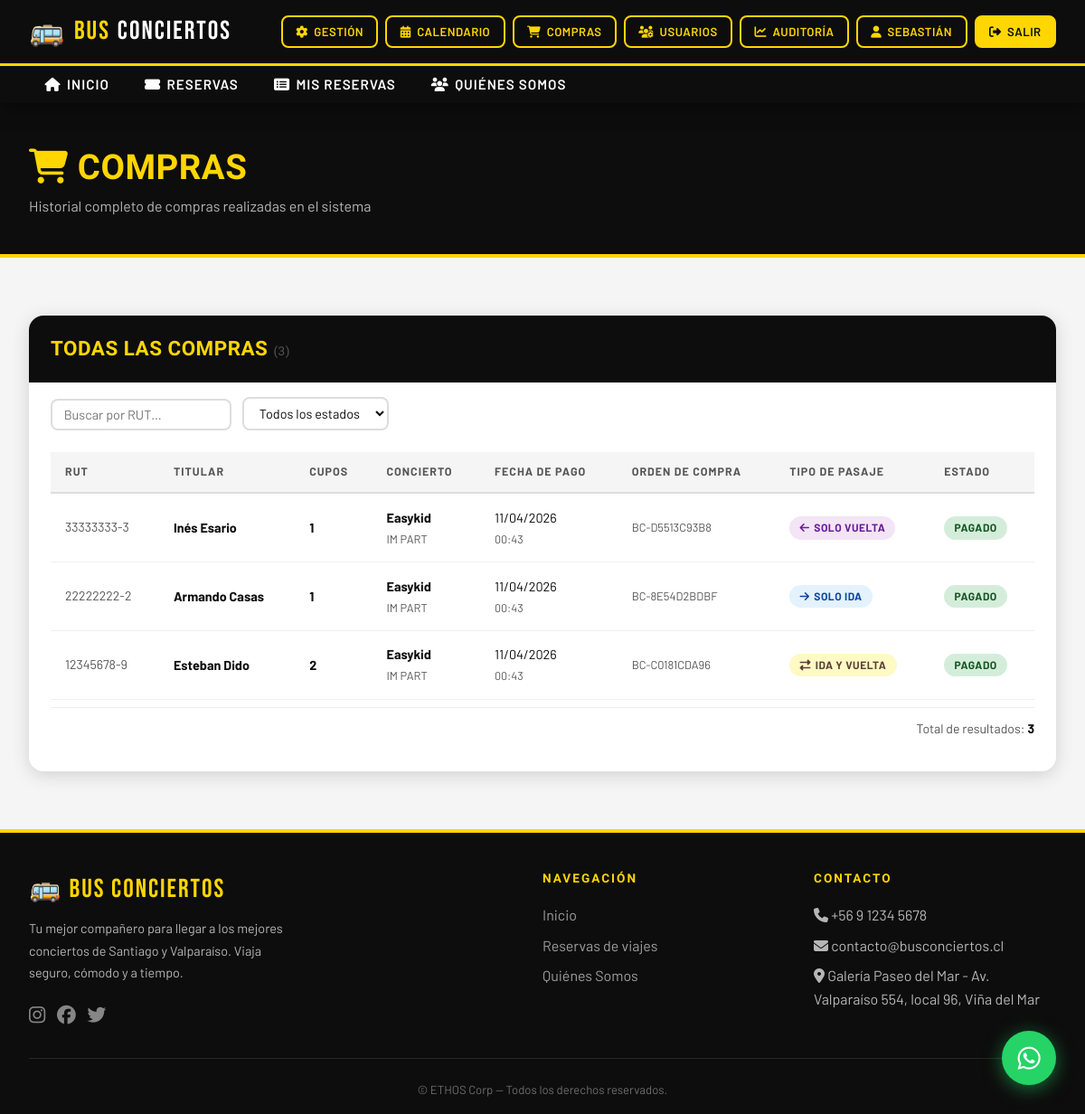
Screenshot of /reservas/compras/ (signed in) with the database file from the repository.
### reservas/models.py (models this page shows, shortened)
class Reserva(models.Model):
    ESTADO_CHOICES = [
        ('pendiente', 'Pendiente de Pago'),
        ('pagado', 'Pagado'),
        ('cancelado', 'Cancelado'),
    ]
    TIPO_PASAJE_CHOICES = [
        ('ida_vuelta', 'Ida y Vuelta'),
        ('solo_ida',   'Solo Ida'),
        ('solo_vuelta','Solo Vuelta'),
    ]
    viaje = models.ForeignKey(Viaje, on_delete=models.CASCADE, verbose_name='Viaje')
    horario = models.ForeignKey(HorarioViaje, on_delete=models.SET_NULL, null=True, blank=True, related_name='reservas', verbose_name='Horario')
    usuario = models.ForeignKey(User, on_delete=models.CASCADE, verbose_name='Pasajero')
    cantidad = models.PositiveIntegerField(default=1, verbose_name='Cantidad de cupos')
    tipo_pasaje = models.CharField(max_length=20, choices=TIPO_PASAJE_CHOICES, default='ida_vuelta', verbose_name='Tipo de pasaje')
    estado = models.CharField(max_length=20, choices=ESTADO_CHOICES, default='pendiente')
    fecha_reserva = models.DateTimeField(auto_now_add=True)
    token_webpay = models.CharField(max_length=255, blank=True, null=True)
    orden_compra = models.CharField(max_length=50, unique=True)
    monto = models.DecimalField(max_digits=10, decimal_places=0)
    grupo_compra = models.CharField(max_length=50, blank=True, null=True, db_index=True)
    rut = models.CharField(max_length=12, blank=True, default='', verbose_name='RUT del titular')
    nombre_titular = models.CharField(max_length=150, blank=True, default='', verbose_name='Nombre del titular')
    ciudad_vuelta = models.CharField(max_length=100, blank=True, default='', verbose_name='Ciudad de retorno')
    contacto = models.CharField(max_length=20, blank=True, default='', verbose_name='Contacto')
    email = models.EmailField(max_length=254, blank=True, default='', verbose_name='Correo electrónico')
    class Meta:
        verbose_name = 'Reserva'
        verbose_name_plural = 'Reservas'
        ordering = ['-fecha_reserva']

class Viaje(models.Model):
    ESTADO_CHOICES = [
        ('disponible', 'Disponible'),
        ('completo', 'Completo'),
        ('cancelado', 'Cancelado'),
        ('realizado', 'Realizado'),
    ]
    concierto = models.ForeignKey(Concierto, on_delete=models.CASCADE, verbose_name='Concierto')
    coordinador = models.ForeignKey(
        User, on_delete=models.SET_NULL, null=True,
        related_name='viajes_coordinados', verbose_name='Coordinador'
    )
    origen = models.CharField(max_length=200, verbose_name='Punto de Origen')
    destino = models.CharField(max_length=200, verbose_name='Destino')
    fecha_salida = models.DateField(verbose_name='Fecha de Salida')
    cupos_totales = models.PositiveIntegerField(verbose_name='Cupos Totales')
    precio_vuelta = models.DecimalField(max_digits=10, decimal_places=0, default=0, verbose_name='Precio Solo Vuelta (CLP)')
    estado = models.CharField(max_length=20, choices=ESTADO_CHOICES, default='disponible')
    descripcion = models.TextField(blank=True, verbose_name='Descripción adicional')
    creado_en = models.DateTimeField(auto_now_add=True)
    class Meta:
        verbose_name = 'Viaje'
        verbose_name_plural = 'Viajes'
        ordering = ['fecha_salida']

### core/models.py (models this page shows, shortened)
class Concierto(models.Model):
    REGION_CHOICES = [
        ('santiago', 'Santiago'),
        ('valparaiso', 'Región de Valparaíso'),
    ]
    nombre = models.CharField(max_length=200, verbose_name='Nombre del Concierto')
    artista = models.CharField(max_length=200, verbose_name='Artista / Banda')
    fecha = models.DateField(verbose_name='Fecha')
    lugar = models.CharField(max_length=300, verbose_name='Lugar / Recinto')
    region = models.CharField(max_length=20, choices=REGION_CHOICES, verbose_name='Región')
    descripcion = models.TextField(blank=True, verbose_name='Descripción')
    imagen_url = models.URLField(blank=True, verbose_name='URL Imagen')
    activo = models.BooleanField(default=True)
    class Meta:
        verbose_name = 'Concierto'
        verbose_name_plural = 'Conciertos'
        ordering = ['fecha']

### reservas/views.py (the view)
# urls.py: path('compras/', views.compras, name='compras'),
@login_required
@user_passes_test(es_coordinador)
def compras(request):
    reservas = (
        Reserva.objects
        .select_related('viaje__concierto', 'usuario')
        .order_by('-fecha_reserva')
    )
    context = {
        'reservas': reservas,
        'total': reservas.count(),
    }
    return render(request, 'reservas/compras.html', context)

### reservas/views.py (called while the page is built)
def es_coordinador(user):
    return user.is_authenticated and (
        user.is_superuser or
        user.groups.filter(name__in=['Administrador', 'Coordinador']).exists()
    )

### reservas/templates/reservas/compras.html (shortened to what this page needs)
{% extends 'base.html' %}
{% block content %}
<div class="page-header cp-header-anim">
  <div class="container">
    <h1><i class="fa fa-shopping-cart"></i> Compras</h1>
    <p>Historial completo de compras realizadas en el sistema</p>
  </div>
</div>
<section class="seccion" style="max-width:none;">
  <div class="tabla-wrapper">
    <div class="tabla-header">
      <h2>TODAS LAS COMPRAS <span style="font-size:0.85rem;font-weight:400;color:var(--gris-medio);">({{ total }})</span></h2>
    </div>
    <div class="compras-filters cp-filters-anim" style="padding:1rem 1.5rem 0;">
      <input type="text" id="filtro-rut" placeholder="Buscar por RUT…" style="min-width:200px;" autocomplete="off">
      <select id="filtro-estado">
        <option value="">Todos los estados</option>
      </select>
    </div>
    {% if reservas %}
    <div class="cp-tabla-anim" style="overflow-x:auto;padding:0 1.5rem 1.5rem;">
      <table id="tabla-compras" style="text-align:left;">
        <thead>
          <tr>
            <th>RUT</th>
            <th>Titular</th>
            <th>Cupos</th>
            <th>Concierto</th>
            <th>Fecha de Pago</th>
            <th>Orden de Compra</th>
            <th>Tipo de Pasaje</th>
            <th>Estado</th>
          </tr>
        </thead>
        <tbody>
          {% for r in reservas %}
          <tr data-rut="{{ r.rut }}" data-estado="{{ r.estado }}">
            <td style="white-space:nowrap;color:var(--gris-medio);font-size:0.88rem;">{{ r.rut|default:"—" }}</td>
            <td><strong>{{ r.nombre_titular }}</strong></td>
            <td><strong>{{ r.cantidad }}</strong></td>
            <td>
              <strong>{{ r.viaje.concierto.artista }}</strong><br>
              <span style="font-size:0.8rem;color:var(--gris-medio);">{{ r.viaje.concierto.nombre }}</span>
            </td>
            <td style="white-space:nowrap;">
              {{ r.fecha_reserva|date:"d/m/Y" }}<br>
              <span style="font-size:0.78rem;color:var(--gris-medio);">{{ r.fecha_reserva|time:"H:i" }}</span>
            </td>
            <td style="font-size:0.8rem;color:var(--gris-medio);white-space:nowrap;">{{ r.orden_compra }}</td>
            <td>
              {% if r.tipo_pasaje == 'solo_ida' %}
                <span class="badge-estado" style="background:#e3f2fd;color:#0d47a1;"><i class="fa fa-arrow-right"></i> Solo Ida</span>
              {% elif r.tipo_pasaje == 'solo_vuelta' %}
                <span class="badge-estado" style="background:#f3e5f5;color:#6a1b9a;"><i class="fa fa-arrow-left"></i> Solo Vuelta</span>
              {% else %}
                <span class="badge-estado" style="background:#fff9c4;color:#5d4037;"><i class="fa fa-exchange-alt"></i> Ida y Vuelta</span>
              {% endif %}
            </td>
            <td>
              <span class="badge-estado badge-{{ r.estado }}">{{ r.get_estado_display }}</span>
            </td>
          </tr>
          {% endfor %}
        </tbody>
      </table>
      <div style="padding:0.75rem 0;text-align:right;font-size:0.88rem;color:var(--gris-medio);border-top:1px solid #eee;margin-top:0.5rem;">
        Total de resultados: <strong style="color:var(--negro);">{{ total }}</strong>
      </div>
    </div>
    {% endif %}
  </div>
</section>
{% endblock %}

### templates/base.html (shortened to what this page needs)
{% load static %}
<!DOCTYPE html>
<html lang="es">
<head>
  <link rel="stylesheet" href="https://cdnjs.cloudflare.com/ajax/libs/font-awesome/6.5.0/css/all.min.css" />
  <link rel="stylesheet" href="{% static 'css/main.css' %}" />
</head>
<body>
<nav class="navbar-bc">
  <div class="navbar-top">
    <div class="navbar-inner">
      <a href="{% url 'inicio' %}" class="brand">
        <span class="icon-bus">🚌</span>
        BUS <span>CONCIERTOS</span>
      </a>
      <div class="nav-actions">
        {% if user.is_authenticated %}
          {% if user.is_superuser or user.groups.all.0.name == 'Administrador' or user.groups.all.0.name == 'Coordinador' %}
            <a href="{% url 'gestion_viajes' %}" class="btn btn-outline btn-sm"><i class="fa fa-cog"></i> Gestión</a>
            <a href="{% url 'calendario_conciertos' %}" class="btn btn-outline btn-sm"><i class="fa fa-calendar-alt"></i> Calendario</a>
            <a href="{% url 'compras' %}" class="btn btn-outline btn-sm"><i class="fa fa-shopping-cart"></i> Compras</a>
          {% endif %}
          {% if user.is_superuser or user.groups.all.0.name == 'Administrador' %}
            <a href="{% url 'gestion_usuarios' %}" class="btn btn-outline btn-sm"><i class="fa fa-users-cog"></i> Usuarios</a>
            <a href="{% url 'auditoria_ganancias' %}" class="btn btn-outline btn-sm"><i class="fa fa-chart-line"></i> Auditoría</a>
          {% endif %}
          <a href="{% url 'mi_perfil' %}" class="btn btn-outline btn-sm"><i class="fa fa-user"></i> {{ user.first_name|default:user.username }}</a>
          <a href="{% url 'logout' %}" class="btn btn-primary btn-sm"><i class="fa fa-sign-out-alt"></i> Salir</a>
        {% else %}
          <a href="{% url 'login' %}" class="btn btn-outline btn-sm"><i class="fa fa-sign-in-alt"></i> Ingresar</a>
          <a href="{% url 'registro' %}" class="btn btn-primary btn-sm"><i class="fa fa-user-plus"></i> Registrarse</a>
        {% endif %}
      </div>
    </div>
  </div>
  <div class="nav-collapse">
    <ul class="nav-links">
      <li><a href="{% url 'inicio' %}"><i class="fa fa-home"></i> Inicio</a></li>
      <li><a href="{% url 'lista_viajes' %}"><i class="fa fa-ticket-alt"></i> Reservas</a></li>
      {% if user.is_authenticated %}
      <li><a href="{% url 'mis_reservas' %}"><i class="fa fa-list-alt"></i> Mis Reservas</a></li>
      {% endif %}
      <li><a href="{% url 'quienes_somos' %}"><i class="fa fa-users"></i> Quiénes Somos</a></li>
    </ul>
  </div>
</nav>
<main>
  {% block content %}{% endblock %}
</main>
<footer>
  <div class="footer-grid">
    <div>
      <div class="footer-brand">🚌 Bus Conciertos</div>
      <p style="font-size:0.9rem;max-width:300px;line-height:1.7;">
        Tu mejor compañero para llegar a los mejores conciertos de Santiago y Valparaíso. Viaja seguro, cómodo y a tiempo.
      </p>
      <div style="margin-top:1rem;display:flex;gap:0.8rem;">
        <a href="#" style="color:rgba(255,255,255,0.5);font-size:1.3rem;"><i class="fab fa-instagram"></i></a>
        <a href="#" style="color:rgba(255,255,255,0.5);font-size:1.3rem;"><i class="fab fa-facebook"></i></a>
        <a href="#" style="color:rgba(255,255,255,0.5);font-size:1.3rem;"><i class="fab fa-twitter"></i></a>
      </div>
    </div>
    <div>
      <h4>Navegación</h4>
      <ul>
        <li><a href="{% url 'inicio' %}">Inicio</a></li>
        <li><a href="{% url 'lista_viajes' %}">Reservas de viajes</a></li>
        <li><a href="{% url 'quienes_somos' %}">Quiénes Somos</a></li>
      </ul>
    </div>
    <div>
      <h4>Contacto</h4>
      <ul>
        <li><i class="fa fa-phone"></i> +56 9 1234 5678</li>
        <li><i class="fa fa-envelope"></i> contacto@busconciertos.cl</li>
        <li><i class="fa fa-map-marker-alt"></i> Galería Paseo del Mar - Av. Valparaíso 554, local 96, Viña del Mar</li>
      </ul>
    </div>
  </div>
  <div class="footer-bottom">
    <p>&copy; {{ "now"|date:"Y" }} ETHOS Corp — Todos los derechos reservados.</p>
  </div>
</footer>
<a href="https://wa.me/56912345678?text=Hola,%20quiero%20información%20sobre%20los%20viajes%20a%20conciertos"
   class="whatsapp-fab" target="_blank" rel="noopener" title="Consultas por WhatsApp">
  <i class="fab fa-whatsapp"></i>
</a>
</body>
</html>

### reservas/templates/reservas/compras.html (style rules this page uses)
.cp-header-anim { animation: cp-fadeDown 0.5s ease both; }
.cp-filters-anim { animation: cp-fadeUp 0.5s ease both; animation-delay: 0.1s; opacity: 0; }
.cp-tabla-anim { animation: cp-fadeUp 0.6s ease both; animation-delay: 0.2s; opacity: 0; }
.compras-filters { display: flex; flex-wrap: wrap; gap: 0.75rem; align-items: flex-end; margin-bottom: 1.5rem; }
.compras-filters input, .compras-filters select { padding: 0.45rem 0.8rem; border: 2px solid #ddd; border-radius: var(--radio); font-family: inherit; font-size: 0.9rem; background: var(--blanco); color: var(--negro); outline: none; transition: border-color 0.2s; }

### rows the page displays
Reserva: rut "33333333-3", nombre_titular "Inés Esario", cantidad "1", viaje.concierto.artista "Easykid", viaje.concierto.nombre "IM PART", fecha_reserva "11/04/2026", fecha_reserva "00:43", orden_compra "BC-D5513C93B8", tipo_pasaje "solo_vuelta" (drawn), estado "PAGADO"
Reserva: rut "22222222-2", nombre_titular "Armando Casas", cantidad "1", viaje.concierto.artista "Easykid", viaje.concierto.nombre "IM PART", fecha_reserva "11/04/2026", fecha_reserva "00:43", orden_compra "BC-8E54D2BDBF", tipo_pasaje "solo_ida" (drawn), estado "PAGADO"
Reserva: rut "12345678-9", nombre_titular "Esteban Dido", cantidad "2", viaje.concierto.artista "Easykid", viaje.concierto.nombre "IM PART", fecha_reserva "11/04/2026", fecha_reserva "00:43", orden_compra "BC-C0181CDA96", tipo_pasaje "ida_vuelta" (drawn), estado "PAGADO"

### other values shown
{{ user.first_name|default:user.username }} "SEBASTIÁN"
{{ total }} "3"
